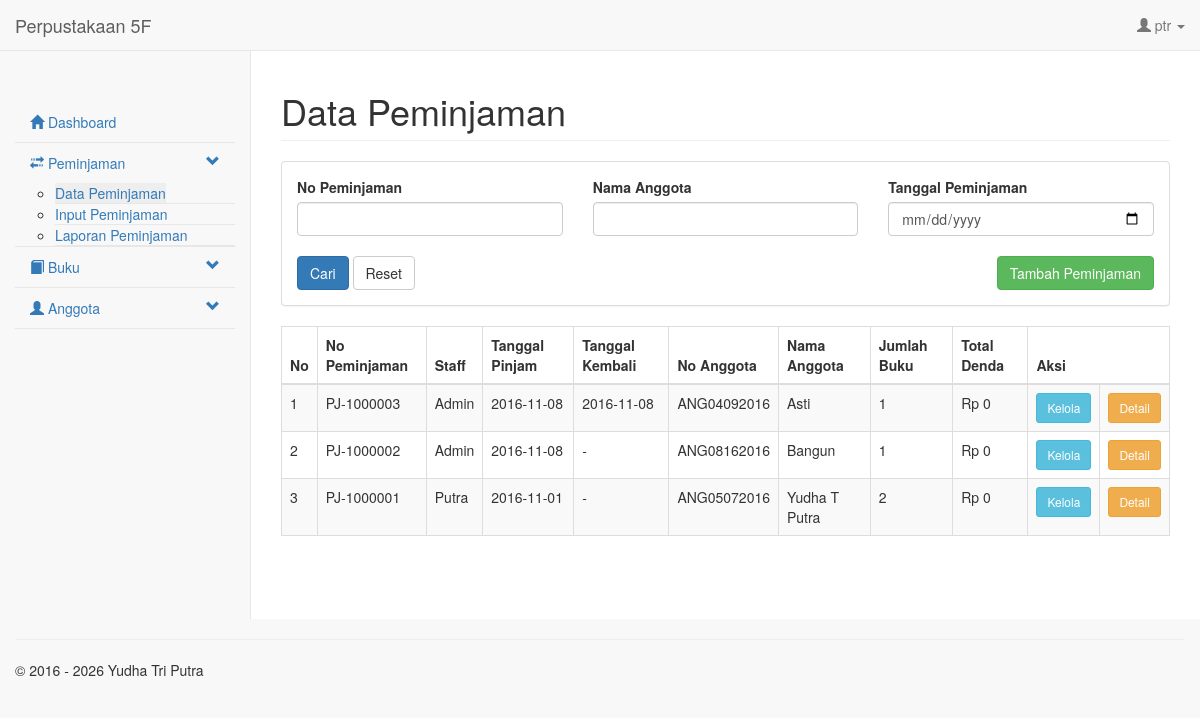
Screenshot of /form/data_peminjaman.php (signed in) with the database file from the repository.
### tables this page shows
CREATE TABLE IF NOT EXISTS `t_account` (
  `id_t_account` int(11) NOT NULL AUTO_INCREMENT,
  `id_p_role` int(11) NOT NULL,
  `username` varchar(30) NOT NULL,
  `password` varchar(255) NOT NULL COMMENT 'password_hash; akun lama MD5 dimigrasikan saat login',
  `create_date` datetime NOT NULL,
  `create_by` varchar(30) NOT NULL COMMENT 'Username',
  `update_date` datetime DEFAULT NULL,
  `update_by` varchar(30) DEFAULT NULL COMMENT 'Username',
  PRIMARY KEY (`id_t_account`),
  UNIQUE KEY `uk_account_username` (`username`),
  KEY `idx_account_role` (`id_p_role`)
);

CREATE TABLE IF NOT EXISTS `t_peminjaman` (
  `id_t_peminjaman` int(11) NOT NULL AUTO_INCREMENT,
  `no_peminjaman` varchar(20) NOT NULL,
  `id_t_staff` int(11) DEFAULT NULL,
  `id_t_anggota` int(11) NOT NULL,
  `tgl_pinjam` date NOT NULL,
  `tgl_kembali` date DEFAULT NULL COMMENT 'By System',
  `total_denda` int(11) DEFAULT NULL,
  `create_date` date NOT NULL,
  `create_by` varchar(30) NOT NULL COMMENT 'Username Staff',
  `update_date` date DEFAULT NULL,
  `update_by` varchar(30) DEFAULT NULL COMMENT 'Username Staff',
  PRIMARY KEY (`id_t_peminjaman`),
  UNIQUE KEY `uk_peminjaman_nomor` (`no_peminjaman`),
  KEY `idx_peminjaman_anggota` (`id_t_anggota`),
  KEY `idx_peminjaman_staff` (`id_t_staff`),
  KEY `idx_peminjaman_tanggal` (`tgl_pinjam`)
);

CREATE TABLE IF NOT EXISTS `t_anggota` (
  `id_t_anggota` int(11) NOT NULL AUTO_INCREMENT,
  `id_t_account` int(11) NOT NULL,
  `no_anggota` varchar(20) NOT NULL,
  `nama` varchar(100) NOT NULL,
  `tgl_daftar` date NOT NULL,
  `tgl_lahir` date NOT NULL,
  `jenis_kelamin` varchar(10) NOT NULL,
  `no_telp` varchar(20) NOT NULL,
  `alamat` text NOT NULL,
  `keterangan` varchar(255) DEFAULT NULL,
  `status` varchar(20) DEFAULT NULL COMMENT 'aktif, tidak aktif',
  `update_date` date DEFAULT NULL,
  `update_by` varchar(30) DEFAULT NULL COMMENT 'Username',
  `create_by` varchar(30) NOT NULL COMMENT 'Username',
  `create_date` date NOT NULL,
  PRIMARY KEY (`id_t_anggota`),
  UNIQUE KEY `uk_anggota_account` (`id_t_account`),
  UNIQUE KEY `uk_anggota_nomor` (`no_anggota`),
  KEY `idx_anggota_status` (`status`)
);

### setting/koneksi.php (called while the page is built, shortened)
<?php
function e($value): string
{
    return htmlspecialchars((string) ($value ?? ''), ENT_QUOTES, 'UTF-8');
}
function request_int(array $source, string $key, int $default = 0): int
{
    if (!isset($source[$key]) || is_array($source[$key])) {
        return $default;
    }
    $value = filter_var($source[$key], FILTER_VALIDATE_INT);
    return $value === false ? $default : (int) $value;
}
function request_string(array $source, string $key, string $default = ''): string
{
    if (!isset($source[$key]) || is_array($source[$key])) {
        return $default;
    }
    return trim((string) $source[$key]);
}
function current_account(mysqli $db): ?array
{
    $username = (string) $_SESSION['login_user'];
    $stmt = mysqli_prepare($db, 'SELECT id_t_account, id_p_role, username FROM t_account WHERE username = ? LIMIT 1');
    mysqli_stmt_bind_param($stmt, 's', $username);
    mysqli_stmt_execute($stmt);
    $result = mysqli_stmt_get_result($stmt);
    $account = mysqli_fetch_assoc($result) ?: null;
    return $account;
}
function require_login(mysqli $db, string $redirect = '../index.php'): array
{
    $account = current_account($db);
    return $account;
}
function require_roles(mysqli $db, array $roles, string $redirect = 'dashboard.php'): array
{
    $account = require_login($db);
    return $account;
}

### setting/session.php (called while the page is built, shortened)
<?php
require_once __DIR__ . '/koneksi.php';
$current_account = require_login($db, '../index.php');

### form/data_peminjaman.php (the view, shortened to what this page needs)
<?php
require_once __DIR__ . '/../setting/session.php';
require_roles($db, [1, 2], 'dashboard.php');
$nomor = request_string($_GET, 'txtNo');
$nama = request_string($_GET, 'txtNama');
$tanggal = request_string($_GET, 'txtTgl');
$page = max(1, request_int($_GET, 'hal', 1));
$perPage = 10;
$offset = ($page - 1) * $perPage;
$where = ['1=1'];
$whereSql = implode(' AND ', $where);
$sql = "SELECT p.id_t_peminjaman, p.no_peminjaman, COALESCE(s.nama, 'Admin') AS staff,
               p.tgl_pinjam, p.tgl_kembali, p.total_denda, a.no_anggota, a.nama AS anggota,
               COALESCE(SUM(d.qty), 0) AS jum
        FROM t_peminjaman p
        JOIN t_anggota a ON a.id_t_anggota = p.id_t_anggota
        LEFT JOIN t_staff s ON s.id_t_staff = p.id_t_staff
        LEFT JOIN t_detil_pinjam d ON d.id_t_peminjaman = p.id_t_peminjaman
        WHERE $whereSql
        GROUP BY p.id_t_peminjaman, p.no_peminjaman, s.nama, p.tgl_pinjam, p.tgl_kembali,
                 p.total_denda, a.no_anggota, a.nama
        ORDER BY p.id_t_peminjaman DESC
        LIMIT $offset, $perPage";
$result = mysqli_query($db, $sql);
include __DIR__ . '/header.php';
?>
<div id="page-wrapper">
    <div class="row"><div class="col-lg-12"><h1 class="page-header">Data Peminjaman</h1></div></div>
    <form method="get" class="panel panel-default"><div class="panel-body">
        <div class="row">
            <div class="col-md-4"><label>No Peminjaman</label><input type="text" class="form-control" name="txtNo" value="<?php echo e($nomor); ?>"></div>
            <div class="col-md-4"><label>Nama Anggota</label><input type="text" class="form-control" name="txtNama" value="<?php echo e($nama); ?>"></div>
            <div class="col-md-4"><label>Tanggal Peminjaman</label><input type="date" id="txtTgl" class="form-control" name="txtTgl" value="<?php echo e($tanggal); ?>"></div>
        </div><br>
        <button type="submit" class="btn btn-primary">Cari</button> <a href="data_peminjaman.php" class="btn btn-default">Reset</a> <a href="input_peminjaman.php" class="btn btn-success pull-right">Tambah Peminjaman</a>
    </div></form>
    <div class="table-responsive"><table class="table table-striped table-bordered table-hover">
        <thead><tr><th>No</th><th>No Peminjaman</th><th>Staff</th><th>Tanggal Pinjam</th><th>Tanggal Kembali</th><th>No Anggota</th><th>Nama Anggota</th><th>Jumlah Buku</th><th>Total Denda</th><th colspan="2">Aksi</th></tr></thead>
        <tbody>
        <?php $no = $offset + 1; while ($loan = mysqli_fetch_assoc($result)): ?>
            <tr>
                <td><?php echo $no++; ?></td>
                <td><?php echo e($loan['no_peminjaman']); ?></td>
                <td><?php echo e($loan['staff']); ?></td>
                <td><?php echo e($loan['tgl_pinjam']); ?></td>
                <td><?php echo e($loan['tgl_kembali'] ?: '-'); ?></td>
                <td><?php echo e($loan['no_anggota']); ?></td>
                <td><?php echo e($loan['anggota']); ?></td>
                <td><?php echo (int) $loan['jum']; ?></td>
                <td>Rp <?php echo number_format((int) ($loan['total_denda'] ?? 0), 0, ',', '.'); ?></td>
                <td><a href="input_peminjaman.php?id=<?php echo (int) $loan['id_t_peminjaman']; ?>" class="btn btn-info btn-sm">Kelola</a></td>
                <td><a href="detil_peminjaman.php?id=<?php echo (int) $loan['id_t_peminjaman']; ?>" class="btn btn-warning btn-sm">Detail</a></td>
            </tr>
        <?php endwhile; ?>
        </tbody>
    </table></div>
</div>
<?php include __DIR__ . '/footer.php'; ?>

### form/header.php (shortened to what this page needs)
<?php
require_once __DIR__ . '/../setting/session.php';
$usersession = (string) $current_account['username'];
$roleId = (int) $current_account['id_p_role'];
?>
<!DOCTYPE html>
<html lang="id">
<head>
    <link rel="stylesheet" href="../template/alert.css">
    <link rel="stylesheet" href="../template/css/bootstrap.min.css">
    <link rel="stylesheet" href="../template/css/sb-admin-2.css">
    <link rel="stylesheet" href="../template/js/jquery-ui-1.13.2/jquery-ui.min.css">
</head>
<body>
<nav class="navbar navbar-default navbar-static-top" role="navigation" style="margin-bottom:0">
    <div class="container-fluid">
        <div class="navbar-header">
            <a class="navbar-brand" href="dashboard.php">Perpustakaan 5F</a>
        </div>
        <div id="navbar" class="navbar-collapse collapse">
            <ul class="nav navbar-nav navbar-right">
                <li class="dropdown">
                    <a class="dropdown-toggle" data-toggle="dropdown" href="#"><span class="glyphicon glyphicon-user"></span> <?php echo e($usersession); ?> <span class="caret"></span></a>
                </li>
            </ul>
        </div>
    </div>
</nav>
<div class="container-fluid">
    <div class="row">
        <div class="col-sm-3 col-md-2 sidebar">
            <ul class="nav nav-sidebar">
                <li><a href="dashboard.php"><span class="glyphicon glyphicon-home"></span> Dashboard</a></li>
                <?php if (in_array($roleId, [1, 2], true)): ?>
                    <li class="parent">
                        <a href="#sub-peminjaman" data-toggle="collapse"><span class="glyphicon glyphicon-transfer"></span> Peminjaman <span class="glyphicon glyphicon-chevron-down pull-right"></span></a>
                        <ul class="children collapse" id="sub-peminjaman">
                            <li><a href="data_peminjaman.php">Data Peminjaman</a></li>
                            <li><a href="input_peminjaman.php">Input Peminjaman</a></li>
                            <li><a href="laporan_peminjaman.php">Laporan Peminjaman</a></li>
                        </ul>
                    </li>
                <?php endif; ?>
                <li class="parent">
                    <a href="#sub-buku" data-toggle="collapse"><span class="glyphicon glyphicon-book"></span> Buku <span class="glyphicon glyphicon-chevron-down pull-right"></span></a>
                </li>
                <?php if (in_array($roleId, [1, 2], true)): ?>
                    <li class="parent">
                        <a href="#sub-anggota" data-toggle="collapse"><span class="glyphicon glyphicon-user"></span> Anggota <span class="glyphicon glyphicon-chevron-down pull-right"></span></a>
                    </li>
                <?php endif; ?>
            </ul>
        </div>

### template/css/sb-admin-2.css (style rules this page uses)
body { background-color: #f8f8f8; }
#page-wrapper { padding: 0 15px; min-height: 568px; background-color: white; }
@media (min-width: 768px) { #page-wrapper { position: inherit; margin: 0 0 0 250px; padding: 0 30px; border-left: 1px solid #e7e7e7; } }
.sidebar ul li { border-bottom: 1px solid #e7e7e7; }
.sidebar ul li a.active { background-color: #eeeeee; }
@media (min-width: 768px) { .sidebar { z-index: 1; position: absolute; width: 250px; margin-top: 51px; } }

### rows the page displays
t_account: username "ptr"
t_peminjaman: no_peminjaman "PJ-1000003", staff "Admin", tgl_pinjam "2016-11-08", tgl_kembali "2016-11-08", id_t_anggota.no_anggota "ANG04092016", id_t_anggota.nama "Asti", jum "1", total_denda "0"
t_peminjaman: no_peminjaman "PJ-1000002", staff "Admin", tgl_pinjam "2016-11-08", tgl_kembali "-", id_t_anggota.no_anggota "ANG08162016", id_t_anggota.nama "Bangun", jum "1", total_denda "0"
t_peminjaman: no_peminjaman "PJ-1000001", staff "Putra", tgl_pinjam "2016-11-01", tgl_kembali "-", id_t_anggota.no_anggota "ANG05072016", id_t_anggota.nama "Yudha T Putra", jum "2", total_denda "0"
